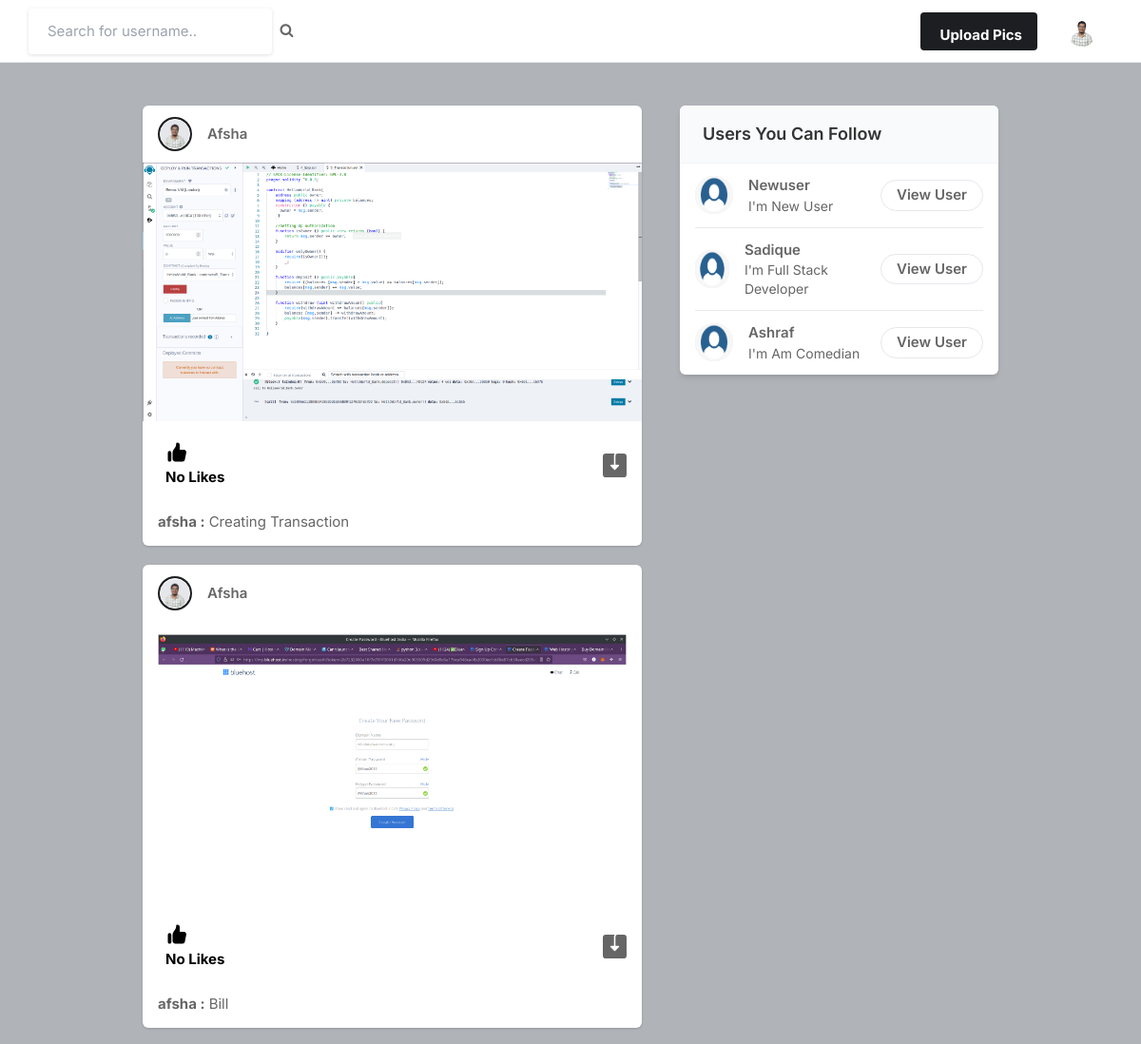
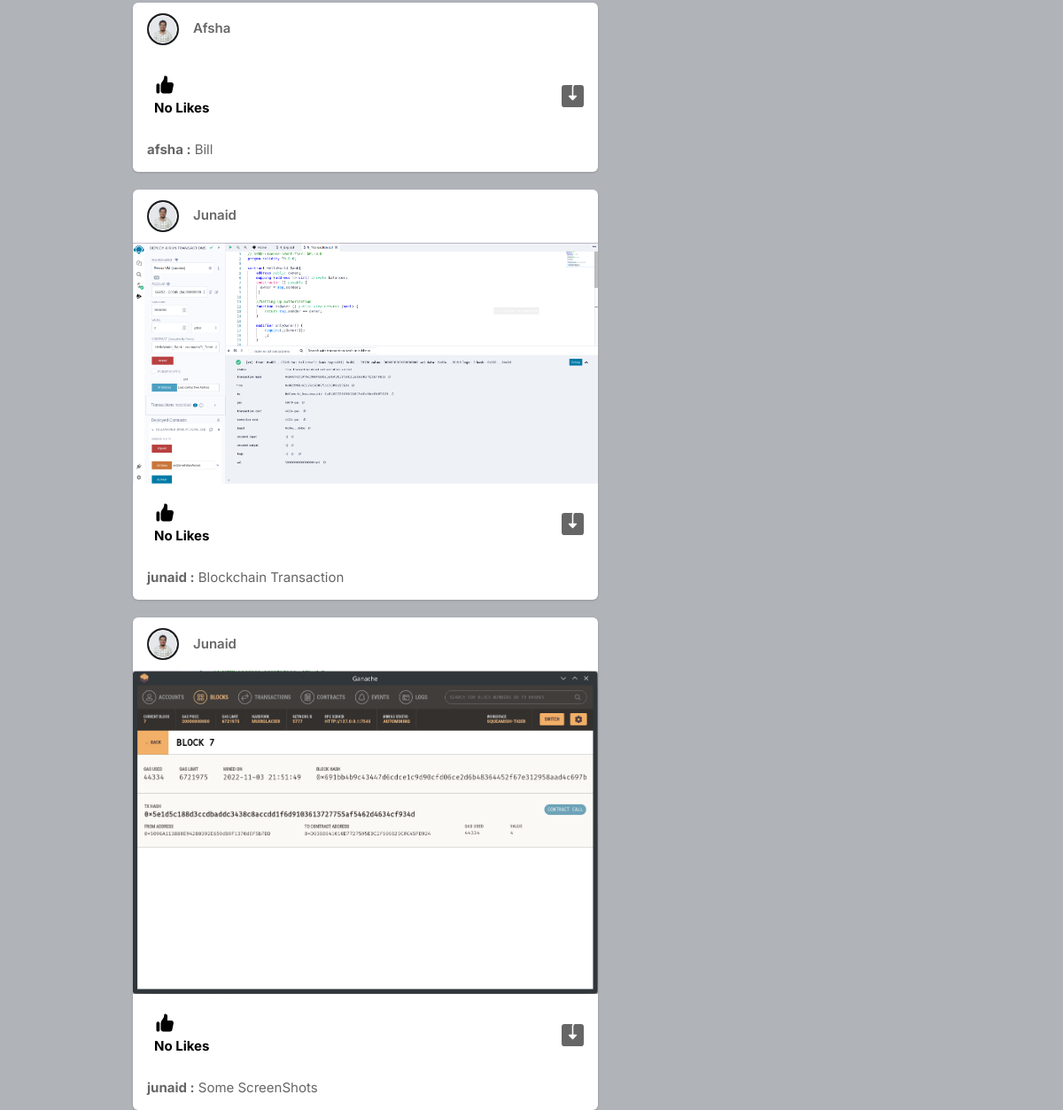
Screenshot of / (signed in) with the database file from the repository (2 pictures, top to bottom).
### core/models/Profile.py (models this page shows, shortened)
class Profile(models.Model):
    user = models.ForeignKey(User, on_delete=models.CASCADE)
    id_user = models.IntegerField()
    bio = models.TextField(blank=True)
    profileimg = models.ImageField(upload_to='profile_images', default='blank-profile-picture.png')
    location = models.CharField(max_length=100, blank=True)

### core/models/Post.py (models this page shows, shortened)
class Post(models.Model):
    id = models.UUIDField(primary_key=True, default=uuid.uuid4)
    user = models.CharField(max_length=100)
    image = models.ImageField(upload_to='post_images')
    caption = models.TextField()
    created_at = models.DateTimeField(default=datetime.now)
    no_of_likes = models.IntegerField(default=0)

### core/views/index.py (the view)
# urls.py: path('', index, name='index'),
@login_required(login_url='signin')
def index(request):
    user_object = User.objects.get(username=request.user.username)
    user_profile = Profile.objects.get(user=user_object)
    user_following_list = []
    feed = []
    user_following = FollowersCount.objects.filter(follower=request.user.username)
    for users in user_following:
        user_following_list.append(users.user)
    for usernames in user_following_list:
        feed_list = Post.objects.filter(user=usernames)
        feed.append(feed_list)
    feed_list = list(chain(*feed))
    all_users = User.objects.all()
    user_following_all = []
    for user in user_following:
        user_list = User.objects.get(username=user.user)
        user_following_all.append(user_list)
    new_suggestions_list = [x for x in list(all_users) if x not in list(user_following_all)]
    current_user = User.objects.filter(username=request.user.username)
    final_suggestions_list = [ x for x in list(new_suggestions_list) if x not in list(current_user) ]
    random.shuffle(final_suggestions_list)
    username_profile = []
    username_profile_list = []
    for users in final_suggestions_list:
        username_profile.append(users.id)
    for ids in username_profile:
        profile_lists = Profile.objects.filter(id_user=ids)
        username_profile_list.append(profile_lists)
    suggestions_username_profile_list = list(chain(*username_profile_list))
    return render(request, 'index.html',{'user_profile':user_profile, 'posts':feed_list, 'suggestions_username_profile_list':suggestions_username_profile_list[:4]})

### templates/index.html (shortened to what this page needs)
{% load static %}
<!DOCTYPE html>
<html lang="en">
<head>
    <link rel="stylesheet" href="{% static 'assets/css/icons.css' %}">
    <link rel="stylesheet" href="{% static 'assets/css/uikit.css' %}">
    <link rel="stylesheet" href="{% static 'assets/css/style.css' %}">
    <link rel="stylesheet" href="{% static 'assets/css/tailwind.css' %}">
    <link rel="stylesheet" href="https://cdnjs.cloudflare.com/ajax/libs/font-awesome/4.7.0/css/font-awesome.min.css">
</head>
<body>
    <header>
        <div class="header_inner">
            <form action="/search" method="post">
            <div class="left-side">
                    <input type="text" name="username" placeholder="Search for username..">&nbsp;&nbsp;
                    <button type="submit"><i class="fa fa-search fa-1x"></i></button>
            </div>
        </form>
            <div class="right-side lg:pr-4">
                <a href="#"
                    class="bg-pink-500 flex font-bold hidden hover:bg-pink-600 hover:text-white inline-block items-center lg:block max-h-10 mr-4 px-4 py-2 rounded shado text-white">
                              Upload Pics
                </a>
                <a href="#">
                    <img src={{user_profile.profileimg.url}} class="header-avatar" alt="">
                </a>
            </div>
        </div>
    </header>
    <div class="container m-auto">
        <div class="lg:flex justify-center lg:space-x-10 lg:space-y-0 space-y-5">
            <div class="space-y-5 flex-shrink-0 lg:w-7/12">
                {% for post in posts reversed %}
                <div class="bg-white shadow rounded-md  -mx-2 lg:mx-0">
                    <div class="flex justify-between items-center px-4 py-3">
                        <div class="flex flex-1 items-center space-x-4">
                            <a href="#">
                                <div class="bg-gradient-to-tr from-yellow-600 to-pink-600 p-0.5 rounded-full">
                                    <img src={{user_profile.profileimg.url}}
                                        class="bg-gray-200 border border-white rounded-full w-8 h-8">
                                </div>
                            </a>
                            <span class="block capitalize font-semibold "> <a href="/profile/{{post.user}}">{{post.user}}</a> </span>
                        </div>
                        <div>
                            <a href="#"> <i
                                    class="icon-feather-more-horizontal text-2xl hover:bg-gray-200 rounded-full p-2 transition -mr-1 "></i>
                            </a>
                        </div>
                    </div>
                    <div uk-lightbox>
                        <a href={{post.image.url}}>
                            <img src={{post.image.url}} alt="">
                        </a>
                    </div>
                    <div class="py-3 px-4 space-y-3">
                        <div class="flex space-x-4 lg:font-bold">
                            <a href="/like-post?post_id={{post.id}}" class="flex items-center space-x-2">
                                <div class="p-2 rounded-full text-black">
                                    {% if post.no_of_likes == 0 %}
                                    <p>No Likes</p>
                                    {% elif post.no_of_likes == 1 %}
                                    <p>Liked by {{post.no_of_likes}} person</p>
                                    {% else %}
                                    <p>Liked by {{post.no_of_likes}} person</p>
                                    {% endif %}
                                </div>
                            </a>
                            <a href={{post.image.url}} download class="flex items-center space-x-2 flex-1 justify-end">
                            </a>
                        </div>
                        <p>
                            <a href="/profile/{{post.user}}"><strong>{{post.user}} :</strong></a> {{post.caption}}
                        </p>
                    </div>
                </div>
                {% endfor %}
            </div>
            <div class="lg:w-5/12">
                <div class="bg-white  shadow-md rounded-md overflow-hidden">
                    <div class="bg-gray-50  border-b border-gray-100 flex items-baseline justify-between py-4 px-6 ">
                        <h2 class="font-semibold text-lg">Users You Can Follow</h2>
                    </div>
                    <div class="divide-gray-300 divide-gray-50 divide-opacity-50 divide-y px-4 ">
                        {% for suggestion in suggestions_username_profile_list %}
                            <div class="flex items-center justify-between py-3">
                                <div class="flex flex-1 items-center space-x-4">
                                    <a href="/profile/{{suggestion.user}}">
                                        <img src={{suggestion.profileimg.url}}
                                            class="bg-gray-200 rounded-full w-10 h-10">
                                    </a>
                                    <div class="flex flex-col">
                                        <span class="block capitalize font-semibold"> {{suggestion.user}} </span>
                                        <span class="block capitalize text-sm"> {{suggestion.bio}} </span>
                                    </div>
                                </div>
                                <a href="/profile/{{suggestion.user}}"
                                    class="border border-gray-200 font-semibold px-4 py-1 rounded-full hover:bg-pink-600 hover:text-white hover:border-pink-600 ">
                                    View User </a>
                            </div>
                        {% endfor %}
                    </div>
                </div>
            </div>
        </div>
    </div>
</body>
</html>

### static/assets/css/style.css (style rules this page uses)
body { background-color: #B0B3B8!important; }
button { vertical-align: middle; }
input { height: 48px; line-height: 48px; padding: 0 20px; outline: none; font-size: 15px; color: #808080; max-width: 100%; width: 100%; -webkit-box-sizing: border-box; box-sizing: border-box; display: block; font-weight: 400; opacity: 1; border-radius: 4px; border: none; -webkit-box-shadow: 0 1px 4px 0px rgba(0, 0, 0, 0.12); box-shadow: 0 1px 4px 0px rgba(0, 0, 0, 0.12); }
input[type="text"], input[type="password"], input[type="email"], input[type="number"] { height: 48px; line-height: 48px; padding: 0 20px; outline: none; font-size: 15px; color: #808080; max-width: 100%; width: 100%; -webkit-box-sizing: border-box; box-sizing: border-box; display: block; font-weight: 400; opacity: 1; border-radius: 4px; border: none; -webkit-box-shadow: 0 1px 4px 0px rgba(0, 0, 0, 0.12); box-shadow: 0 1px 4px 0px rgba(0, 0, 0, 0.12); }
input { -webkit-transition: all 0.1s ease-in-out; transition: all 0.1s ease-in-out; }
::placeholder { color: #808080; opacity: 1; }
button { border: none; margin: 0; padding: 0; width: auto; overflow: visible; background: transparent; color: inherit; font: inherit; line-height: normal; cursor: pointer; }
a { color: #be185d; -webkit-transition: 0.3s; transition: 0.3s; outline: none !important; }
button { outline: none !important; }
img { max-width: 100%; }
body { color: #666; font-size: 15px; line-height: 27px; background-color: #f0f2f5; font-family: "Inter", sans-serif; text-transform: none; }
body p { font-size: 15px; line-height: 27px; }
h1, h2, h3, h4, h5, h6 { font-family: "Inter", sans-serif; text-transform: none; }
input[type="text"], input[type="password"], input[type="email"] { font-family: "Inter", sans-serif; text-transform: none; }
button, body .pac-container { font-family: "Inter", sans-serif; text-transform: none; }
h1, h2, h3, h4, h5, h6 { color: #333; font-weight: 500; margin: 0; padding: 0; }
h2 { font-size: 26px; }
b, strong { font-weight: 700 !important; }
@media (min-width: 1024px) { .container { max-width: 900px !important; padding-top: 45px; } }
header { background-color: #fff; left: 0; right: 0; top: 0; z-index: 99; height: 66px; display: -webkit-box; display: -ms-flexbox; display: flex; -webkit-box-align: center; -ms-flex-align: center; align-items: center; border-bottom: 1px solid #e5e7eb; }
header .header_inner { display: -webkit-box; display: -ms-flexbox; display: flex; -webkit-box-align: center; -ms-flex-align: center; align-items: center; max-width: 1090px; margin: auto; width: 100%; max-width: 100% !important; padding: 0 30px; }
header .header_inner .left-side { display: -webkit-box; display: -ms-flexbox; display: flex; -webkit-box-align: center; -ms-flex-align: center; align-items: center; }
header .header_inner .right-side { display: -webkit-box; display: -ms-flexbox; display: flex; -webkit-box-align: center; -ms-flex-align: center; align-items: center; -webkit-box-pack: end; -ms-flex-pack: end; justify-content: flex-end; margin-left: auto; }
header .header_inner .right-side .header-avatar { width: 32px; height: 32px; border-radius: 100%; margin-left: 15px; }

### rows the page displays
Profile: profileimg (picture)
Post: profileimg (picture), user "Afsha", image (picture), no_of_likes "No Likes", user "afsha", caption "Creating Transaction"
Post: profileimg (picture), user "Afsha", image (picture), no_of_likes "No Likes", user "afsha", caption "Bill"
Post: profileimg (picture), user "Afsha", no_of_likes "No Likes", user "afsha", caption "Bill"
Post: profileimg (picture), user "Junaid", image (picture), no_of_likes "No Likes", user "junaid", caption "Blockchain Transaction"
Post: profileimg (picture), user "Junaid", image (picture), no_of_likes "No Likes", user "junaid", caption "Some ScreenShots"
Profile: profileimg (placeholder picture), user "Newuser", bio "I'm New User"
Profile: profileimg (placeholder picture), user "Sadique", bio "I'm Full Stack Developer"
Profile: profileimg (placeholder picture), user "Ashraf", bio "I'm Am Comedian"
